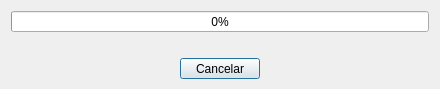
<?xml version="1.0" encoding="UTF-8"?>
<ui version="4.0">
 <class>progressDialog</class>
 <widget class="QDialog" name="progressDialog">
  <property name="geometry">
   <rect>
    <x>0</x>
    <y>0</y>
    <width>440</width>
    <height>89</height>
   </rect>
  </property>
  <property name="minimumSize">
   <size>
    <width>440</width>
    <height>89</height>
   </size>
  </property>
  <property name="maximumSize">
   <size>
    <width>440</width>
    <height>89</height>
   </size>
  </property>
  <property name="windowTitle">
   <string>Dialog</string>
  </property>
  <layout class="QVBoxLayout" name="verticalLayout">
   <item>
    <widget class="QProgressBar" name="progressBar">
     <property name="value">
      <number>0</number>
     </property>
     <property name="alignment">
      <set>Qt::AlignCenter</set>
     </property>
    </widget>
   </item>
   <item>
    <widget class="QLabel" name="label">
     <property name="text">
      <string/>
     </property>
    </widget>
   </item>
   <item>
    <layout class="QHBoxLayout" name="horizontalLayout">
     <item>
      <spacer name="horizontalSpacer">
       <property name="orientation">
        <enum>Qt::Horizontal</enum>
       </property>
       <property name="sizeHint" stdset="0">
        <size>
         <width>40</width>
         <height>20</height>
        </size>
       </property>
      </spacer>
     </item>
     <item>
      <widget class="QPushButton" name="pushButton">
       <property name="text">
        <string>Cancelar</string>
       </property>
      </widget>
     </item>
     <item>
      <spacer name="horizontalSpacer_2">
       <property name="orientation">
        <enum>Qt::Horizontal</enum>
       </property>
       <property name="sizeHint" stdset="0">
        <size>
         <width>40</width>
         <height>20</height>
        </size>
       </property>
      </spacer>
     </item>
    </layout>
   </item>
  </layout>
 </widget>
 <resources/>
 <connections/>
</ui>
